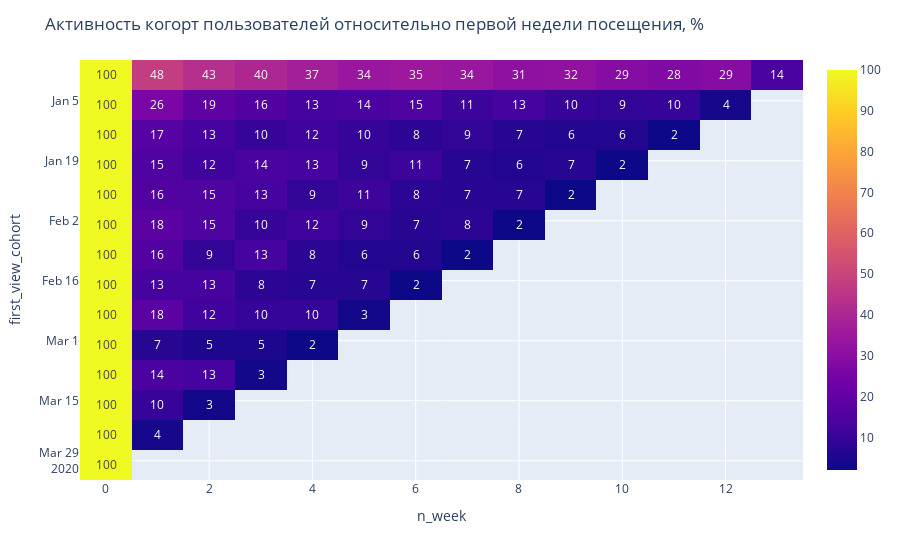

Notebook source saved alongside this figure:
### Markdown cell above
Самыми большими когортами по первому посещению являются когорты 6 и 13 января. Возможно это связанно с сезонностью (т.е. к этому периоду люди доедают свой НГ стол)

Самой маленькой когортой является когорта 30.03.2020 г.

### Code cell
# создаем сводную таблицу для визуализации доли пользователей в когортах отосительно недели первого посещения
viz = viz_pivot.apply(
    lambda x: round(x*100/viz_pivot[0], 0)
)

fig = px.imshow(
    viz, 
    text_auto=True
)
fig.update_layout(
    title='Активность когорт пользователей относительно первой недели посещения, %')

fig.show()

### Figure 1 — Plotly figure (JSON) as saved in the notebook; plotly's stock layout.template omitted (floating-point values rounded to 4 significant figures; data arrays with more than 128 entries replaced by an {"elided": "..."} marker saying what was removed)
{"data": [{"coloraxis": "coloraxis", "hovertemplate": "n_week: %{x}<br>first_view_cohort: %{y}<br>color: %{z}<extra></extra>", "name": "0", "texttemplate": "%{z}", "type": "heatmap", "x": [0, 1, 2, 3, 4, 5, 6, 7, 8, 9, 10, 11, 12, 13], "xaxis": "x", "y": ["2019-12-30", "2020-01-06", "2020-01-13", "2020-01-20", "2020-01-27", "2020-02-03", "2020-02-10", "2020-02-17", "2020-02-24", "2020-03-02", "2020-03-09", "2020-03-16", "2020-03-23", "2020-03-30"], "yaxis": "y", "z": {"elided": "14x14 int values"}}], "layout": {"coloraxis": {"colorscale": [[0, "#0d0887"], [0.1111, "#46039f"], [0.2222, "#7201a8"], [0.3333, "#9c179e"], [0.4444, "#bd3786"], [0.5556, "#d8576b"], [0.6667, "#ed7953"], [0.7778, "#fb9f3a"], [0.8889, "#fdca26"], [1, "#f0f921"]]}, "margin": {"t": 60}, "title": {"text": "Активность когорт пользователей относительно первой недели посещения, %"}, "xaxis": {"anchor": "y", "constrain": "domain", "domain": [0, 1], "scaleanchor": "y", "title": {"text": "n_week"}}, "yaxis": {"anchor": "x", "autorange": "reversed", "constrain": "domain", "domain": [0, 1], "title": {"text": "first_view_cohort"}}}}
